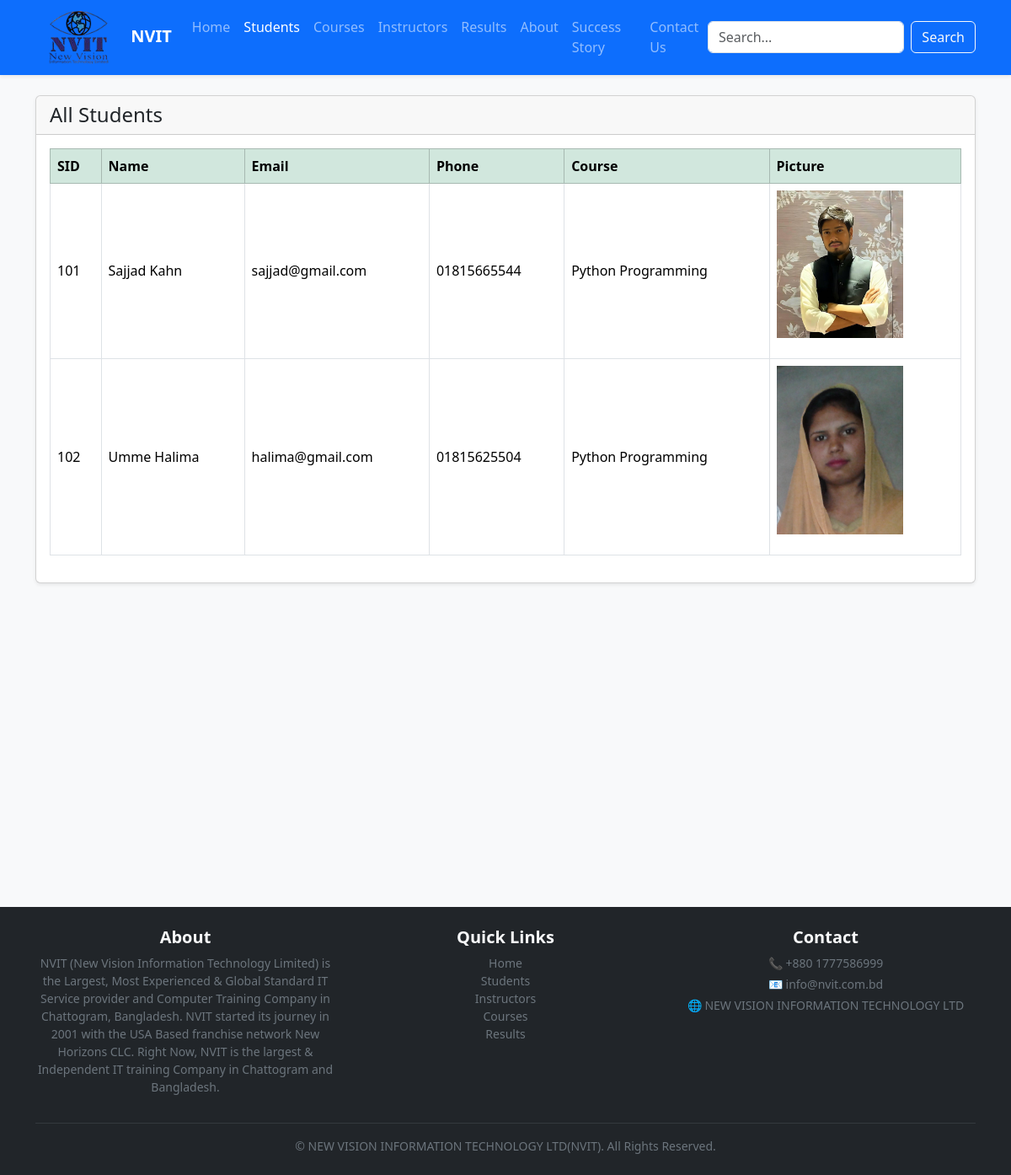
The page /student/ on the database its author committed.
### New_Vision/models.py (models this page shows, shortened)
class Student(models.Model):
    sid = models.CharField(max_length=20, unique=True)
    name = models.CharField(max_length=100)
    email = models.EmailField(unique=True)
    phone = models.CharField(max_length=15)
    course = models.ForeignKey(Course, on_delete=models.CASCADE)
    picture = models.ImageField(upload_to='students/')

class Course(models.Model):
    code = models.CharField(max_length=10, unique=True)
    title = models.CharField(max_length=100)
    description = models.TextField(max_length=300)
    instructor = models.ForeignKey(Instructor, on_delete=models.CASCADE)
    picture = models.ImageField(upload_to='courses/')
    price=models.IntegerField()
    def __str__(self):
        return self.title

### New_Vision/views.py (the view)
# urls.py: path('student/', views.student_list, name='student_list'),
def student_list(request):
    students=Student.objects.all()
    return render(request,'student_list.html',{'students':students})

### New_Vision/templates/student_list.html
{% extends "base.html" %}
{% block content %}
<div class="card shadow-sm mb-5">
    <div class="card-header  text-white d-flex justify-content-between align-items-center">
      <h4 class="mb-0 text-dark" >All Students</h4>
    </div>
    <div class="card-body">
      <table class="table table-hover table-bordered align-middle">
        <thead class="table-success">
          <tr>
            <th scope="col">SID</th>
            <th scope="col">Name</th>
            <th scope="col">Email</th>
            <th scope="col">Phone</th>
            <th scope="col">Course</th>
            <th scope="col">Picture</th>
          </tr>
        </thead>
        <tbody>
          {% for s in students %}
          <tr>
            <td>{{ s.sid }}</td>
            <td>{{ s.name }}</td>
            <td>{{ s.email }}</td>
            <td>{{ s.phone }}</td>
            <td>{{ s.course }}</td>
            <td><img src="{{ s.picture.url }}" alt="Courses" class="mx-auto mb-3" width="150"> </td>
          </tr>
          {% empty %}
          <tr><td colspan="4" class="text-center text-muted">No students found.</td></tr>
          {% endfor %}
        </tbody>
      </table>
    </div>
  </div>
<br><br><br><br><br><br><br><br><br><br><br>
{% endblock %}

### rows shown on the page
Student: sid "101", name "Sajjad Kahn", email "sajjad@gmail.com", phone "01815665544", course "Python Programming", picture (picture)
Student: sid "102", name "Umme Halima", email "halima@gmail.com", phone "01815625504", course "Python Programming", picture (picture)
